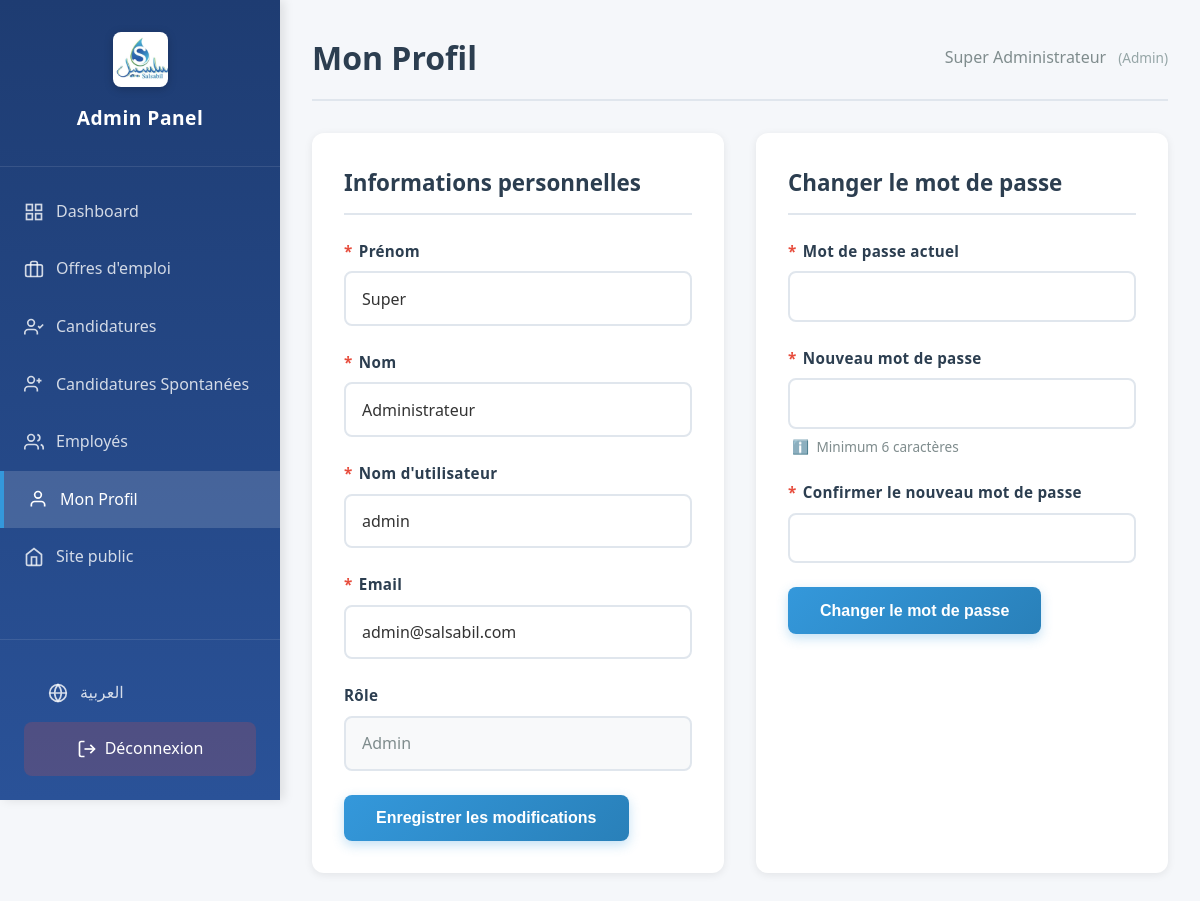
The app's page /admin/profile (signed in) with its own data.
### tables this page shows
CREATE TABLE employees (
            id INTEGER PRIMARY KEY AUTOINCREMENT,
            username TEXT UNIQUE NOT NULL,
            password TEXT NOT NULL,
            prenom TEXT NOT NULL,
            nom TEXT NOT NULL,
            email TEXT UNIQUE NOT NULL,
            role TEXT NOT NULL,
            status TEXT DEFAULT 'actif',
            date_creation TEXT DEFAULT CURRENT_TIMESTAMP
        );

### app.py (the view)
@app.route('/admin/profile')
@login_required
def admin_profile():
    all_applications = get_all_applications()
    regular_applications = [app for app in all_applications if app.get('job_id') != 0]
    spontaneous_count = len([app for app in all_applications if app.get('job_id') == 0])
    current_user = get_current_user()
    permissions = has_permission(None)
    return render_template('admin/profile.html',
                         current_user=current_user,
                         jobs=get_all_jobs(),
                         applications=regular_applications,
                         permissions=permissions,
                         spontaneous_count=spontaneous_count)

### app.py (called while the page is built)
def get_current_user():
    if 'user_id' in session:
        return get_employee_by_id(session['user_id'])
    return None

def has_permission(permission):
    user = get_current_user()
    if not user:
        return {} if permission is None else False
    user_permissions = ROLE_PERMISSIONS.get(user['role'], {})
    if permission is None:
        return user_permissions
    else:
        return user_permissions.get(permission, False)

def login_required(f):
    from functools import wraps
    @wraps(f)
    def decorated_function(*args, **kwargs):
        if not session.get('logged_in'):
            flash('Veuillez vous connecter', 'error')
            return redirect(url_for('admin_login'))
        return f(*args, **kwargs)
    return decorated_function

### database.py (called while the page is built)
def get_db_connection():
    conn = sqlite3.connect(DATABASE)
    conn.row_factory = sqlite3.Row
    return conn

### models.py (called while the page is built, shortened)
def get_employee_by_id(emp_id):
    conn = get_db_connection()
    employee = conn.execute('SELECT * FROM employees WHERE id = ?', (emp_id,)).fetchone()
    conn.close()
    return dict(employee) if employee else None

def get_all_jobs():
    conn = get_db_connection()
    jobs = conn.execute('SELECT * FROM jobs ORDER BY id DESC').fetchall()
    conn.close()
    result = []
    return result

def get_all_applications():
    conn = get_db_connection()
    applications = conn.execute('SELECT * FROM applications ORDER BY id DESC').fetchall()
    conn.close()
    return [dict(app) for app in applications]

### templates/admin/profile.html (shortened to what this page needs)
<!DOCTYPE html>
<html lang="{% if lang == 'ar' %}ar{% else %}fr{% endif %}" {% if lang == 'ar' %}dir="rtl"{% endif %}>
<head>
    <link rel="stylesheet" href="{{ url_for('static', filename='css/style.css') }}">
    <link rel="stylesheet" href="{{ url_for('static', filename='css/admin.css') }}">
</head>
<body>
    <div class="admin-layout">
        <aside class="admin-sidebar">
            <div class="sidebar-header">
                <img src="{{ url_for('static', filename='img/logo.jpeg') }}" alt="Logo Salsabil" class="logo-img">
                <h3>{% if lang == 'ar' %}لوحة التحكم{% else %}Admin Panel{% endif %}</h3>
            </div>
            <nav class="sidebar-nav">
                <a href="{{ url_for('admin_dashboard_ar' if lang == 'ar' else 'admin_dashboard') }}" class="nav-item">
                    <svg width="20" height="20" viewBox="0 0 24 24" fill="none" stroke="currentColor" stroke-width="2">
                        <rect x="3" y="3" width="7" height="7"></rect>
                        <rect x="14" y="3" width="7" height="7"></rect>
                        <rect x="14" y="14" width="7" height="7"></rect>
                        <rect x="3" y="14" width="7" height="7"></rect>
                    </svg>
                    {% if lang == 'ar' %}لوحة التحكم{% else %}Dashboard{% endif %}
                </a>
                <a href="{{ url_for('admin_jobs_ar' if lang == 'ar' else 'admin_jobs') }}" class="nav-item">
                    <svg width="20" height="20" viewBox="0 0 24 24" fill="none" stroke="currentColor" stroke-width="2">
                        <rect x="2" y="7" width="20" height="14" rx="2" ry="2"></rect>
                        <path d="M16 21V5a2 2 0 0 0-2-2h-4a2 2 0 0 0-2 2v16"></path>
                    </svg>
                    {% if lang == 'ar' %}عروض العمل{% else %}Offres d'emploi{% endif %}
                </a>
                <a href="{{ url_for('admin_applications_ar' if lang == 'ar' else 'admin_applications') }}" class="nav-item">
                    <svg width="20" height="20" viewBox="0 0 24 24" fill="none" stroke="currentColor" stroke-width="2">
                        <path d="M16 21v-2a4 4 0 0 0-4-4H5a4 4 0 0 0-4 4v2"></path>
                        <circle cx="8.5" cy="7" r="4"></circle>
                        <polyline points="17 11 19 13 23 9"></polyline>
                    </svg>
                    {% if lang == 'ar' %}الطلبات{% else %}Candidatures{% endif %}
                </a>
                <a href="{{ url_for('admin_spontaneous_applications_ar' if lang == 'ar' else 'admin_spontaneous_applications') }}" class="nav-item">
                    <svg width="20" height="20" viewBox="0 0 24 24" fill="none" stroke="currentColor" stroke-width="2">
                        <path d="M16 21v-2a4 4 0 0 0-4-4H5a4 4 0 0 0-4 4v2"></path>
                        <circle cx="8.5" cy="7" r="4"></circle>
                        <path d="M15 8h6m-3-3v6"></path>
                    </svg>
                    {% if lang == 'ar' %}طلبات عفوية{% else %}Candidatures Spontanées{% endif %}
                </a>
                {% if permissions and permissions.view_employees %}
                <a href="{{ url_for('admin_employees_ar' if lang == 'ar' else 'admin_employees') }}" class="nav-item">
                    <svg width="20" height="20" viewBox="0 0 24 24" fill="none" stroke="currentColor" stroke-width="2">
                        <path d="M17 21v-2a4 4 0 0 0-4-4H5a4 4 0 0 0-4 4v2"></path>
                        <circle cx="8.5" cy="7" r="4"></circle>
                        <path d="M23 21v-2a4 4 0 0 0-3-3.87"></path>
                        <path d="M16 3.13a4 4 0 0 1 0 7.75"></path>
                    </svg>
                    {% if lang == 'ar' %}الموظفون{% else %}Employés{% endif %}
                </a>
                {% endif %}
                <a href="{{ url_for('admin_profile_ar' if lang == 'ar' else 'admin_profile') }}" class="nav-item active">
                    <svg width="20" height="20" viewBox="0 0 24 24" fill="none" stroke="currentColor" stroke-width="2">
                        <path d="M20 21v-2a4 4 0 0 0-4-4H8a4 4 0 0 0-4 4v2"></path>
                        <circle cx="12" cy="7" r="4"></circle>
                    </svg>
                    {% if lang == 'ar' %}ملفي الشخصي{% else %}Mon Profil{% endif %}
                </a>
                <a href="{{ url_for('jobs_ar' if lang == 'ar' else 'jobs') }}" class="nav-item">
                    <svg width="20" height="20" viewBox="0 0 24 24" fill="none" stroke="currentColor" stroke-width="2">
                        <path d="M3 9l9-7 9 7v11a2 2 0 0 1-2 2H5a2 2 0 0 1-2-2z"></path>
                        <polyline points="9 22 9 12 15 12 15 22"></polyline>
                    </svg>
                    {% if lang == 'ar' %}الموقع العام{% else %}Site public{% endif %}
                </a>
            </nav>
            <div class="sidebar-footer">
                {% if lang == 'ar' %}
                <a href="{{ url_for('admin_profile') }}" class="nav-item lang-switch">
                    <svg width="20" height="20" viewBox="0 0 24 24" fill="none" stroke="currentColor" stroke-width="2">
                        <circle cx="12" cy="12" r="10"></circle>
                        <path d="M2 12h20M12 2a15.3 15.3 0 0 1 4 10 15.3 15.3 0 0 1-4 10 15.3 15.3 0 0 1-4-10 15.3 15.3 0 0 1 4-10z"></path>
                    </svg>
                    Français
                </a>
                {% else %}
                <a href="{{ url_for('admin_profile_ar') }}" class="nav-item lang-switch">
                    <svg width="20" height="20" viewBox="0 0 24 24" fill="none" stroke="currentColor" stroke-width="2">
                        <circle cx="12" cy="12" r="10"></circle>
                        <path d="M2 12h20M12 2a15.3 15.3 0 0 1 4 10 15.3 15.3 0 0 1-4 10 15.3 15.3 0 0 1-4-10 15.3 15.3 0 0 1 4-10z"></path>
                    </svg>
                    العربية
                </a>
                {% endif %}
                <a href="{{ url_for('admin_logout') }}" class="btn-logout">
                    <svg width="20" height="20" viewBox="0 0 24 24" fill="none" stroke="currentColor" stroke-width="2">
                        <path d="M9 21H5a2 2 0 0 1-2-2V5a2 2 0 0 1 2-2h4"></path>
                        <polyline points="16 17 21 12 16 7"></polyline>
                        <line x1="21" y1="12" x2="9" y2="12"></line>
                    </svg>
                    {% if lang == 'ar' %}تسجيل الخروج{% else %}Déconnexion{% endif %}
                </a>
            </div>
        </aside>
        <main class="admin-main">
            <header class="admin-header">
                <h1>{% if lang == 'ar' %}ملفي الشخصي{% else %}Mon Profil{% endif %}</h1>
                <div class="admin-user">
                    <span>{{ current_user.prenom if current_user else 'Admin' }} {{ current_user.nom if current_user else '' }}</span>
                    {% if current_user and current_user.role %}
                        <span class="user-role">({{ current_user.role|capitalize }})</span>
                    {% endif %}
                </div>
            </header>
            <div class="profile-container">
                <div class="profile-card">
                    <h2>{% if lang == 'ar' %}المعلومات الشخصية{% else %}Informations personnelles{% endif %}</h2>
                    <form action="{{ url_for('admin_update_profile') }}" method="POST" class="profile-form">
                        <div class="form-group">
                            <label for="prenom">{% if lang == 'ar' %}الاسم الأول{% else %}Prénom{% endif %}</label>
                            <input type="text" id="prenom" name="prenom"
                                   value="{{ current_user.prenom if current_user else '' }}"
                                   required>
                        </div>
                        <div class="form-group">
                            <label for="nom">{% if lang == 'ar' %}اسم العائلة{% else %}Nom{% endif %}</label>
                            <input type="text" id="nom" name="nom"
                                   value="{{ current_user.nom if current_user else '' }}"
                                   required>
                        </div>
                        <div class="form-group">
                            <label for="username">{% if lang == 'ar' %}اسم المستخدم{% else %}Nom d'utilisateur{% endif %}</label>
                            <input type="text" id="username" name="username"
                                   value="{{ current_user.username if current_user else '' }}"
                                   required>
                        </div>
                        <div class="form-group">
                            <label for="email">{% if lang == 'ar' %}البريد الإلكتروني{% else %}Email{% endif %}</label>
                            <input type="email" id="email" name="email"
                                   value="{{ current_user.email if current_user else '' }}"
                                   required>
                        </div>
                        <div class="form-group">
                            <label>{% if lang == 'ar' %}الدور{% else %}Rôle{% endif %}</label>
                            <input type="text" value="{{ current_user.role|capitalize if current_user else '' }}"
                                   disabled class="disabled-field">
                        </div>
                        <button type="submit" class="btn btn-primary">
                            {% if lang == 'ar' %}حفظ التغييرات{% else %}Enregistrer les modifications{% endif %}
                        </button>
                    </form>
                </div>
                <div class="profile-card">
                    <h2>{% if lang == 'ar' %}تغيير كلمة المرور{% else %}Changer le mot de passe{% endif %}</h2>
                    <form action="{{ url_for('admin_change_password') }}" method="POST" class="profile-form">
                        <div class="form-group">
                            <label for="current_password">{% if lang == 'ar' %}كلمة المرور الحالية{% else %}Mot de passe actuel{% endif %}</label>
                            <input type="password" id="current_password" name="current_password" required>
                        </div>
                        <div class="form-group">
                            <label for="new_password">{% if lang == 'ar' %}كلمة المرور الجديدة{% else %}Nouveau mot de passe{% endif %}</label>
                            <input type="password" id="new_password" name="new_password"
                                   minlength="6" required>
                            <small>{% if lang == 'ar' %}6 أحرف كحد أدنى{% else %}Minimum 6 caractères{% endif %}</small>
                        </div>
                        <div class="form-group">
                            <label for="confirm_password">{% if lang == 'ar' %}تأكيد كلمة المرور الجديدة{% else %}Confirmer le nouveau mot de passe{% endif %}</label>
                            <input type="password" id="confirm_password" name="confirm_password"
                                   minlength="6" required>
                        </div>
                        <button type="submit" class="btn btn-primary">
                            {% if lang == 'ar' %}تغيير كلمة المرور{% else %}Changer le mot de passe{% endif %}
                        </button>
                    </form>
                </div>
            </div>
        </main>
    </div>
</body>
</html>

### static/css/style.css (style rules this page uses)
* { margin: 0; padding: 0; box-sizing: border-box; }
body { font-family: 'Segoe UI', Tahoma, Geneva, Verdana, sans-serif; line-height: 1.6; color: #333; overflow-x: hidden; }
.logo-img { width: 55px; height: 55px; object-fit: contain; flex-shrink: 0; filter: drop-shadow(0 2px 4px rgba(0,0,0,0.2)); transition: transform 0.3s ease; border-radius: 8px; }
.btn-primary, .btn-secondary { display: inline-block; padding: 12px 30px; font-size: 1rem; border: none; border-radius: 5px; cursor: pointer; transition: all 0.3s; text-decoration: none; text-align: center; }
.btn-primary { background-color: #3498db; color: white; }
.form-group { margin-bottom: 1.5rem; }
.form-group label { display: block; color: #2c3e50; font-weight: 600; margin-bottom: 0.6rem; font-size: 0.95rem; letter-spacing: 0.3px; }
.form-group label::after { content: ''; }
.form-group label:has(+ [required])::before, .form-group label:has(+ select[required])::before { content: '* '; color: #e74c3c; font-weight: bold; margin-right: 2px; }
.form-group input[type="text"], .form-group input[type="email"], .form-group input[type="tel"], .form-group input[type="date"], .form-group input[type="file"], .form-group select, .form-group textarea { width: 100%; padding: 0.875rem 1rem; border: 2px solid #e0e0e0; border-radius: 8px; font-size: 1rem; font-family: inherit; background-color: #fafbfc; transition: all 0.3s ease; color: #333; }
.form-group small { color: #6c757d; font-size: 0.875rem; display: block; margin-top: 0.5rem; line-height: 1.4; padding-left: 0.25rem; }
.form-group small::before { content: 'ℹ️ '; margin-right: 4px; }
input:valid:not(:placeholder-shown), select:valid:not([value=""]), textarea:valid:not(:placeholder-shown) { border-color: #4CAF50; }
input:valid:not(:placeholder-shown)::after, select:valid:not([value=""])::after { content: '✓'; }

### records on screen
employees: prenom "Super", nom "Administrateur", role "Admin", username "admin", email "admin@salsabil.com"
